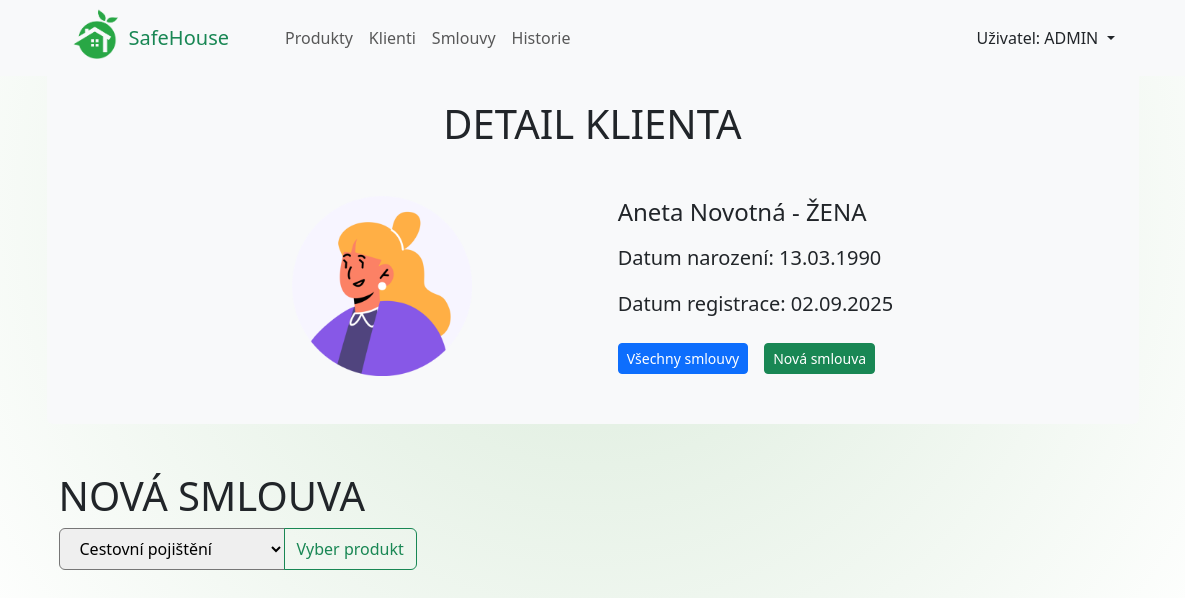
Screenshot of /klienti/1/nova_smlouva with the database file from the repository.
### safehouse_app/models.py (models this page shows, shortened)
class Klienti(models.Model):
    jmeno = models.CharField(max_length=40, verbose_name="Jméno")
    prijmeni = models.CharField(max_length=40, verbose_name="Příjmení")
    je_muz = models.BooleanField(default=True)
    narozeni = models.DateField(verbose_name="Datum narození")
    foto = models.CharField(
        max_length=60, verbose_name="Název obrázku")
    datum_registrace = models.DateField(auto_now=True)
    class Meta:
        verbose_name = "Klient"
        verbose_name_plural = "Klienti"

### safehouse_app/views.py (the view)
def smlouva_nova(request, klient_id):
    klient = Klienti.objects.get(id=klient_id)
    if request.method == "POST":
        id_produktu = request.POST["produkty_id"]
        produkt = Produkty.objects.get(id=id_produktu)
        return render(request, 'safehouse_app/produkt_vybrany.html', {'produkt': produkt, 'klient': klient})
    produkty = Produkty.objects.all()
    return render(request, 'safehouse_app/smlouva_nova.html', {'produkty': produkty,
                                                               'klient': klient})

### safehouse_app/templates/safehouse_app/smlouva_nova.html (shortened to what this page needs)
{% extends "safehouse_app/klient_detail.html" %}
{% block content_bottom %}
    <div class="container-md">
        <h1>NOVÁ SMLOUVA</h1>
        <form action="" method="post" class="mb-3">
                <div class="input-group">
                    <select class="custom-select px-3 py-2 rounded-start" id="produkty_id" name="produkty_id">
                        {% for produkt in produkty %}
                            <option value={{ produkt.id }}>{{ produkt.nazev }}</option>
                        {% endfor %}
                    </select>
                    <button class="btn btn-outline-success" type="submit">Vyber produkt</button>
                </div>
        </form>
    </div>
{% endblock content_bottom %}

### safehouse_app/templates/safehouse_app/klient_detail.html (shortened to what this page needs)
{% extends "base.html" %}
{% load static %}
{% block styles %}
    <link rel="stylesheet" href={% static "safehouse_app/klient_detail.css" %}>
{% endblock styles %}
{% block content %}
    <div class="container-md">
        <h1 class="text-center pt-4 bg-light mb-0">DETAIL KLIENTA</h1>
        <div class="bg-light p-5 mb-5 d-flex gap-3 justify-content-center rounded-bottom">
            <div class="detail-klienta d-flex align-items-center justify-content-around w-75">
                <div>
                    <img src="{% static "/safehouse_app/pictures/"|add:klient.foto %}">
                </div>
                <div>
                    <h4 class="mb-3">{{ klient.jmeno }} {{ klient.prijmeni }} - {% if klient.je_muz %}MUŽ{% else %}ŽENA{% endif %}</h4>
                    <p class="lead">Datum narození: {{ klient.narozeni|date:"d.m.Y" }}</p>
                    <p class="lead">Datum registrace: {{ klient.datum_registrace|date:"d.m.Y" }}</p>
                    <div class="d-flex gap-3">
                        <a class="btn btn-primary btn-sm mt-2" href={% url "klient_detail" klient.id %}>Všechny smlouvy</a>
                        <a class="btn btn-success btn-sm mt-2" href={% url "smlouva_nova" klient.id %}>Nová smlouva</a>
                    </div>
                </div>
            </div>
        </div>
    </div>
    <div class="container-md">
        {% block content_bottom %}
        {% endblock content_bottom %}
    </div>
{% endblock content %}

### safehouse_app/static/safehouse_app/klient_detail.css (style rules this page uses)
.detail-klienta img { width: 180px; }

### static/base.css (style rules this page uses)
html { scrollbar-gutter: stable; }
body { background: radial-gradient(circle at center 200px, #daebda, #ffffff 90%); position: relative; background-repeat: no-repeat; min-height: 100vh; }

### rows the page displays
Klienti: foto (picture), jmeno "Aneta", prijmeni "Novotná", narozeni "13.03.1990", datum_registrace "02.09.2025"

### other values shown
form field produkty_id "Cestovní pojištění"
